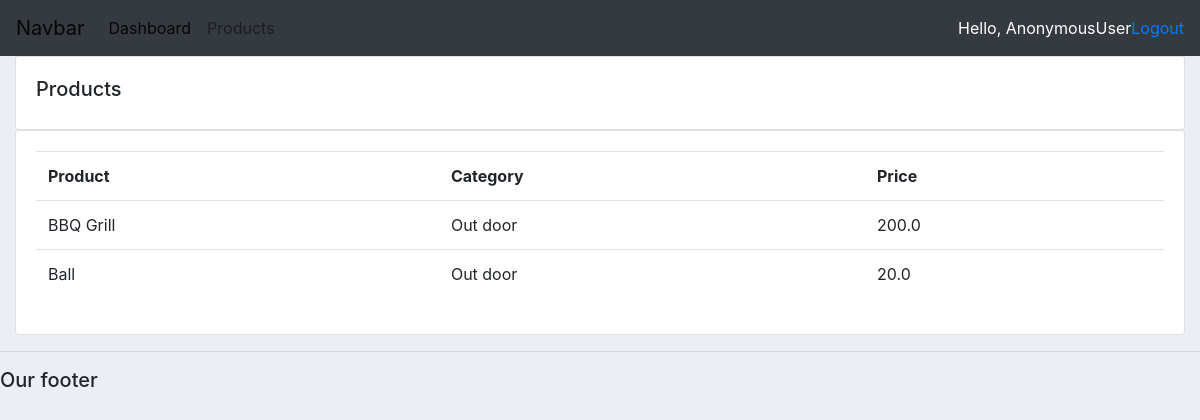
Screenshot of /products/ with the database file from the repository.
### accounts/models.py (models this page shows, shortened)
class Product(models.Model):
    CATEGORY = (
        ('Indoor', 'Indoor'),
        ('Out door', 'Out door'),
    )
    name = models.CharField(max_length=200, null=True)
    price = models.FloatField(null=True)
    category = models.CharField(max_length=200, null=True, choices=CATEGORY)
    description = models.CharField(max_length=200, null=True, blank=True)
    date_created = models.DateTimeField(auto_now_add=True, null=True)
    tags = models.ManyToManyField(Tag)

### accounts/views.py (the view)
# urls.py: path('products/', views.products, name="products"),
def products(request):
    products = Product.objects.all()
    return render(request, 'accounts/products.html', {'products': products})

### accounts/templates/accounts/products.html
{% extends 'accounts/base.html' %}
{% block content %}
<div class="container-fluid">
    <div class="row">
        <div class="col">
            <div class="card card-body">
                <h5>Products</h5>
            </div>
            <div class="card card-body">
                <table class="table">
                    <tr>
                        <th>Product</th>
                        <th>Category</th>
                        <th>Price</th>
                    </tr>
                    {% for product in products %}
                        <tr>
                            <td>{{product.name}}</td>
                            <td>{{product.category}}</td>
                            <td>{{product.price}}</td>
                        </tr>
                    {% endfor %}
                </table>
            </div>
        </div>
    </div>
</div>
{% endblock %}

### static/css/main.css (style rules this page uses)
body { background-color: #ebeff5 }

### rows the page displays
Product: name "BBQ Grill", category "Out door", price "200.0"
Product: name "Ball", category "Out door", price "20.0"

### other values shown
{{ request.user }} "AnonymousUser"
